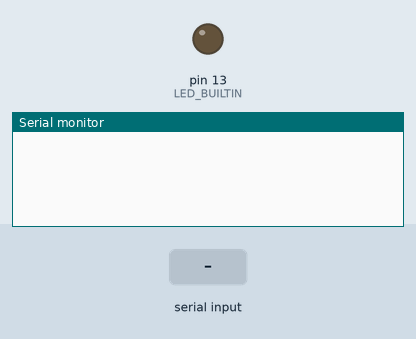
Simulated run of this sketch. Board: Arduino Uno, built with avr-gcc and run on an emulated ATmega328P. Shown: output pins drawn as LEDs (lit = HIGH), the last lines printed to the serial monitor. Inputs (shaded band) come from the test bench.

Above: at 1.2 s.
1.3 s: "RESET\n" received over Serial
At 2.3 s:
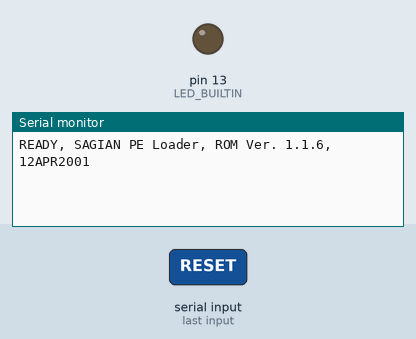
3.3 s: byte 10 ('\n') received over Serial
At 4.5 s:
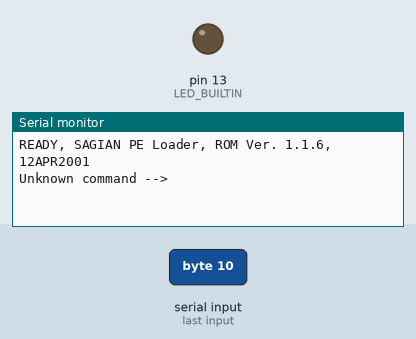

The sketch:

FakePlateLoader.ino
```cpp
String inputString = "";
bool isStringComplete = false;

void setup() {
  // initialize serial:
  Serial.begin(19200);
  inputString.reserve(200);
  pinMode(LED_BUILTIN, OUTPUT);
}

void loop() {
  if (isStringComplete) {
    if(inputString.equals("RESET")) {
      delay(500);
      Serial.println("READY, SAGIAN PE Loader, ROM Ver. 1.1.6, 12APR2001");
    } else if(inputString.startsWith("MOVE")){ //.startsWith = similar to .equals
      delay(3000);
      Serial.println("READY");

    } else if(inputString.equals("GRIPPER OPEN")) {
      delay(3000);
      Serial.println("GRIPPER OPENED");
    } else if(inputString.equals("GRIPPER CLOSE")) {
      delay(3000);
      Serial.println("GRIPPER CLOSED");

    } else if(inputString.equals("Z-AXIS EXTEND")) {
      delay(3000);
      Serial.println("Z-AXIS EXTENDED");
    } else if(inputString.equals("Z-AXIS RETRACT")) {
      delay(3000);
      Serial.println("Z-AXIS RETRACTED");

    } else if(inputString.startsWith("X-AXIS")) {
      delay(3000);
      Serial.println("READY");
    } else if(inputString.equals("STATUS")) {
      delay(3000);
      Serial.println("LOADER_STATUS");
    } else {
      Serial.print("Unknown command -->");
      Serial.println(inputString);
    }

    inputString = "";
    isStringComplete = false;
  }
}

// Serial event only called when there's bites available
void serialEvent() {
  while (Serial.available()) {
    char inChar = (char)Serial.read(); //cast to char (unsigned 8-bit int)
    if (inChar == '\n') {
      isStringComplete = true;
    } else {
      inputString += inChar;
    }
  }
}
```

Measured:
- after the input at 1.3 s, the serial monitor: prints a new line after 0.50 s (image 1)
- after the input at 3.3 s, the serial monitor: prints a new line at once (image 2)
